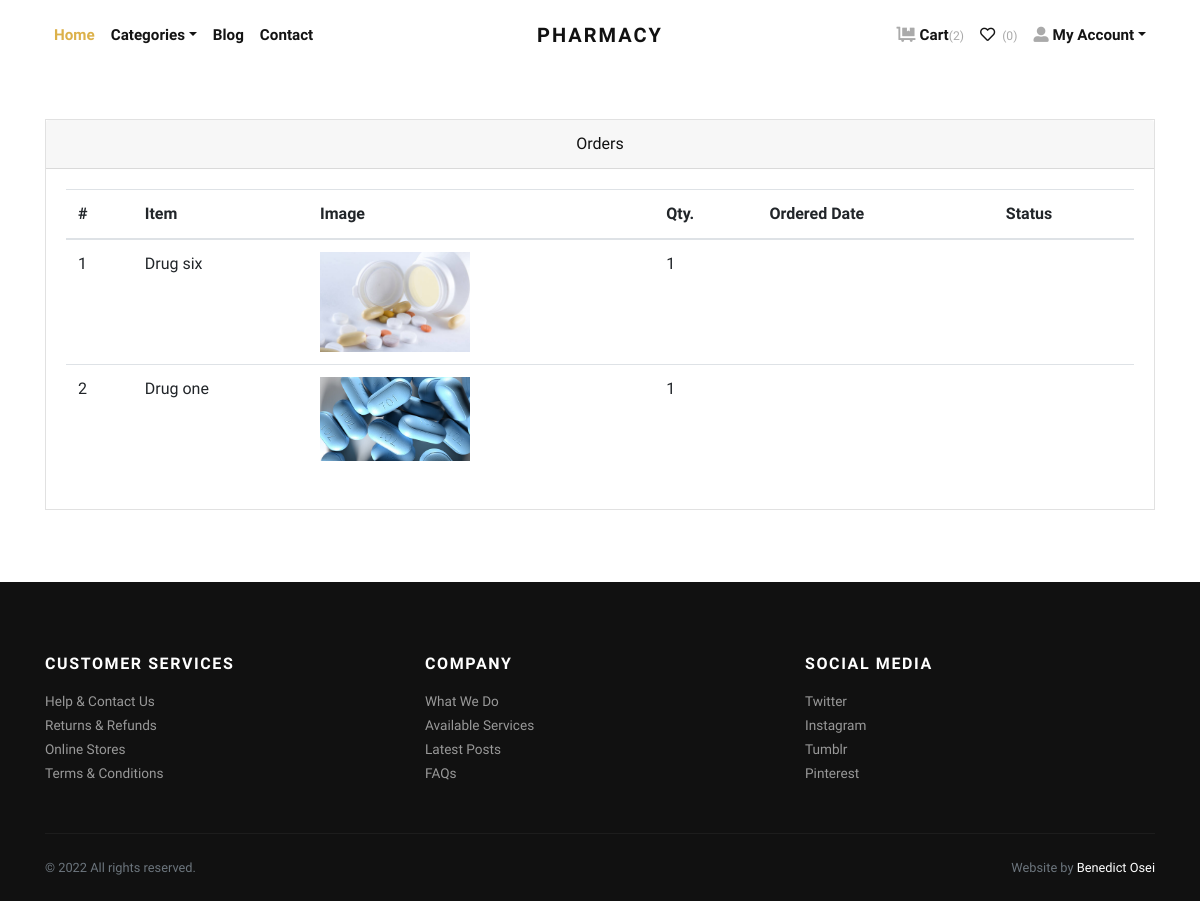
Screenshot of /orders/ (signed in) with the database file from the repository.
### store/models.py (models this page shows, shortened)
class Cart(models.Model):
    user = models.ForeignKey(User, verbose_name="User", on_delete=models.CASCADE)
    product = models.ForeignKey(Product, verbose_name="Product", on_delete=models.CASCADE)
    quantity = models.PositiveIntegerField(default=1, verbose_name="Quantity")
    created_at = models.DateTimeField(auto_now_add=True, verbose_name="Created Date")
    updated_at = models.DateTimeField(auto_now=True, verbose_name="Updated Date")

class Product(models.Model):
    title = models.CharField(max_length=150, verbose_name="Product Title")
    slug = models.SlugField(max_length=160, verbose_name="Product Slug")
    sku = models.CharField(max_length=255, unique=True, verbose_name="Unique Product ID (SKU)")
    short_description = models.TextField(verbose_name="Short Description")
    detail_description = models.TextField(blank=True, null=True, verbose_name="Detail Description")
    product_image = models.ImageField(upload_to='product', blank=True, null=True, verbose_name="Product Image")
    price = models.DecimalField(max_digits=8, decimal_places=2)
    category = models.ForeignKey(Category, verbose_name="Product Categoy", on_delete=models.CASCADE)
    is_active = models.BooleanField(verbose_name="Is Active?")
    is_featured = models.BooleanField(verbose_name="Is Featured?")
    created_at = models.DateTimeField(auto_now_add=True, verbose_name="Created Date")
    updated_at = models.DateTimeField(auto_now=True, verbose_name="Updated Date")
    class Meta:
        verbose_name_plural = 'Products'
        ordering = ('-created_at', )

### store/views.py (the view)
# urls.py: path('orders/', views.orders, name="orders"),
@login_required
def orders(request):
    all_orders = Cart.objects.filter(user=request.user)
    return render(request, 'store/orders.html', {'orders': all_orders})

### store/context_preprocessors.py (called while the page is built)
def store_menu(request):
    categories = Category.objects.filter(is_active=True)
    context = {
        'categories_menu': categories,
    }
    return context

def cart_menu(request):
    if request.user.is_authenticated:
        cart_items= Cart.objects.filter(user=request.user)
        context = {
            'cart_items': cart_items,
        }
    else:
        context = {}
    return context

### templates/store/orders.html (shortened to what this page needs)
{% extends 'base.html' %}
{% load static %}
{% load humanize %}
    {% block content %}
      <div class="container py-5">
        <div class="row">
          <div class="col-lg-12">
            <div class="card mb-4" id="tables">
              <div class="card-header text-center">Orders</div>
              <div class="card-body">
                <table class="table table-hover">
                  <thead>
                    <tr>
                      <th>#</th>
                      <th>Item</th>
                      <th>Image</th>
                      <th>Qty.</th>
                      <th>Ordered Date</th>
                      <th>Status</th>
                    </tr>
                  </thead>
                  <tbody>
                    {% if orders %}
                    {% for order in orders %}
                    <tr>
                      <td>{{forloop.counter}}</td>
                      <td>{{order.product.title}}</td>
                      <td>
                        {% if order.product.product_image %}
                          <img src="{{order.product.product_image.url}}" alt="{{order.product.product_ttile}}" style="width:150px;">
                        {% endif %}
                      </td>
                      <td>{{order.quantity}}</td>
                      <td>{{order.ordered_date|naturaltime}}</td>
                      <td>
                      </td>
                    </tr>
                    {% endfor %}
                    {% endif %}
                  </tbody>
                </table>
              </div>
            </div>
          </div>
        </div>
      </div>
{% endblock content %}

### jewelryshop/static/css/style.default.css (style rules this page uses)
body { font-family: "Libre Franklin", sans-serif; font-size: 1rem; font-weight: 400; line-height: 1.5; color: #111111; background-color: #fff; }
.card { background-color: #fff; border: 1px solid rgba(17, 17, 17, 0.125); border-radius: 0; }
.card-body { padding: 1.25rem; }
.card-header { padding: 0.75rem 1.25rem; background-color: rgba(17, 17, 17, 0.03); border-bottom: 1px solid rgba(17, 17, 17, 0.125); }
.card-header:first-child { border-radius: calc(0 - 1px) calc(0 - 1px) 0 0; }

### rows the page displays
Cart: product "Drug six", product.product_image (picture), quantity "1"
Cart: product "Drug one", product.product_image (picture), quantity "1"

### other values shown
{{ cart_items.count }} "2"
